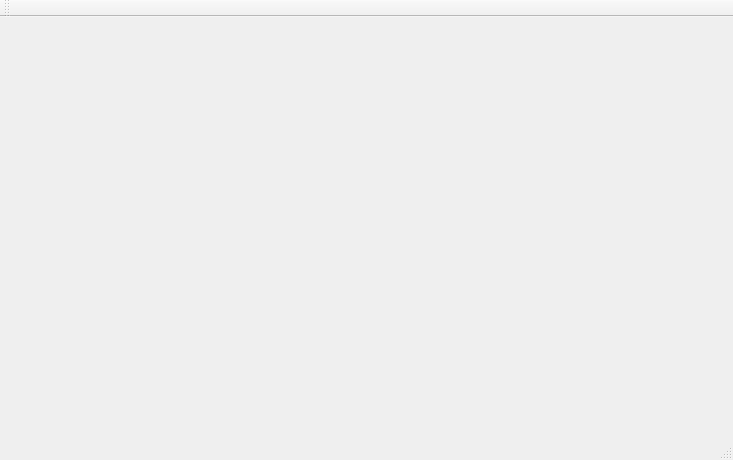
<?xml version="1.0" encoding="UTF-8"?>
<ui version="4.0">
 <class>AtlasXRunnerClass</class>
 <widget class="QMainWindow" name="AtlasXRunnerClass">
  <property name="geometry">
   <rect>
    <x>0</x>
    <y>0</y>
    <width>733</width>
    <height>460</height>
   </rect>
  </property>
  <property name="windowTitle">
   <string>MainWindow</string>
  </property>
  <widget class="QWidget" name="centralwidget"/>
  <widget class="QMenuBar" name="menubar">
   <property name="geometry">
    <rect>
     <x>0</x>
     <y>0</y>
     <width>733</width>
     <height>21</height>
    </rect>
   </property>
  </widget>
  <widget class="QStatusBar" name="statusbar"/>
  <widget class="QToolBar" name="top_toolbar">
   <property name="windowTitle">
    <string>toolBar</string>
   </property>
   <attribute name="toolBarArea">
    <enum>TopToolBarArea</enum>
   </attribute>
   <attribute name="toolBarBreak">
    <bool>false</bool>
   </attribute>
  </widget>
 </widget>
 <resources/>
 <connections/>
</ui>
